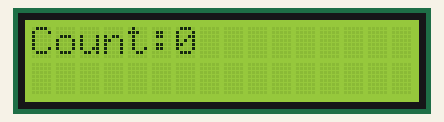
The sketch below on a simulated Arduino Uno, built with avr-gcc and run on an emulated ATmega328P. On the bench: 16×2 character LCD. What the sketch prints to the serial monitor is not drawn.

Above: at 0.1 s.
At 4.1 s:
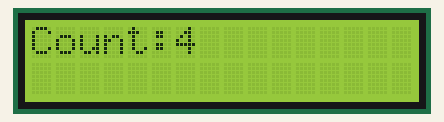
At 9.1 s:
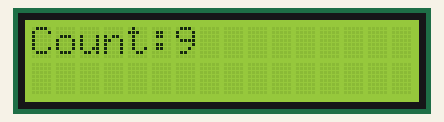
At 19.1 s:
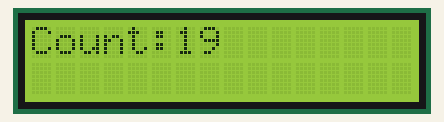
At 28.2 s:
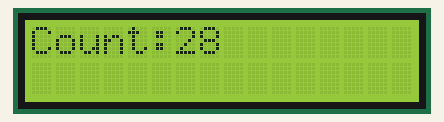
At 38.2 s:
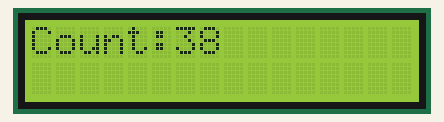

The sketch:

SerialPrint_Arduino.ino
```cpp
#include <LiquidCrystal.h>
LiquidCrystal lcd(12, 11, 5, 4, 3, 2);

void setup() {
  lcd.begin(16, 2);
  // 9600Baudで通信します。
  Serial.begin(9600);
}

void loop() {
  // テキストを保持します。
  String text = "Count:";
  text += millis()/1000;

  // LCDの書き込み開始位置を指定します。
  lcd.setCursor(0, 0);
  // textをlcdに送ります。
  lcd.print(text);

  // textをシリアル送信します。
  Serial.println(text);

  // シリアル受信した文字列がある場合は
  // LCDの書き込み開始位置を二行目に指定します。
  if(Serial.available() > -1){
    lcd.setCursor(0, 1);
  }
  // シリアル受信した文字列がある間は繰り返し処理をします。
  while (Serial.available()) {
    // lcdに書き込みます。
    lcd.write(Serial.read());
  }

  delay(1000);
}
```

Measured:
- what the display in image 1 shows lasts 1.0 s, from 4.1 s to 5.1 s
